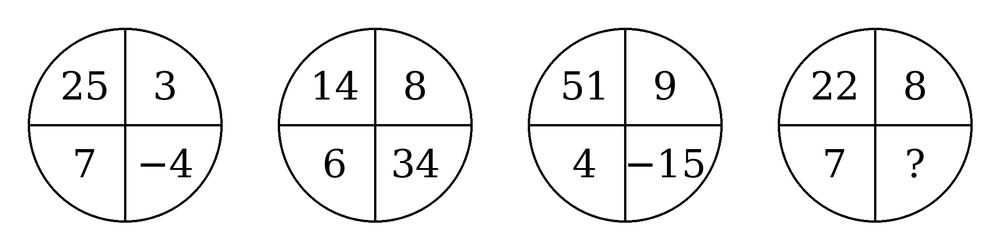
#> input picture 广东行测18套模拟/M03/编辑底稿/quant_data_number_grid.png, 1000 x 250 px, shrunk from 2160 x 540 before the run
$ python grid.py '../../../../../广东行测18套模拟/M03/编辑底稿/quant_data_number_grid.png'
#> lines starting #> are read from the running program, lines starting #| are printed output that depends on the picture; after the words box and inside, x2 and y2 are one past the last pixel; in counts of white or black regions, pixels touching at a corner belong together
import sys
from PIL import Image
import numpy as np
im=np.array(Image.open(sys.argv[1]).convert('L')).astype(float)
H,W=im.shape
#> H = 250; W = 1000
dark=im<128
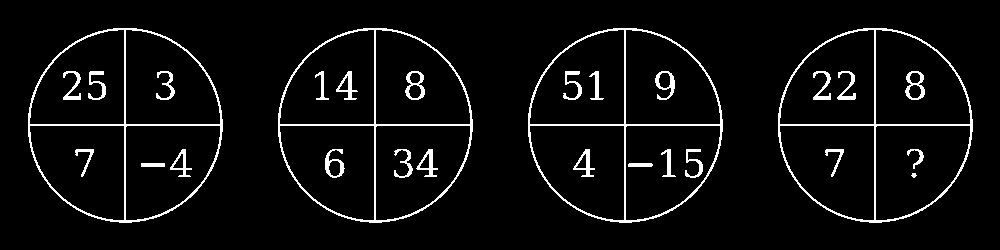
#> dark: shape (250, 1000) bool; 5.2% white in thin lines or dots, all inside (x1, y1, x2, y2) = (28, 28, 973, 223)
# find panel borders: columns/rows that are mostly dark lines
colsum=dark.sum(0); rowsum=dark.sum(1)
#> after `colsum = dark.sum(0)`: colsum = 1000 values, max 195 at index 124, min 0 at index 0, mean 12.88
#> after `rowsum = dark.sum(1)`: rowsum = 250 values, max 780 at index 124, min 0 at index 0, mean 51.52
def runs(mask):
    out=[];s=None
    for i,v in enumerate(mask):
        if v and s is None: s=i
        if not v and s is not None: out.append((s,i)); s=None
    if s is not None: out.append((s,len(mask)))
    return out
print('W,H',W,H)
#| W,H 1000 250
# vertical lines: columns where dark count > 0.3*panel height in a band; do per row band
for band in [(0,int(H*0.5)),(int(H*0.5),H)]:
    sub=dark[band[0]:band[1]]
    cs=sub.sum(0); vl=[ (a+b)//2 for a,b in runs(cs>0.6*(band[1]-band[0])*0.8)]
    rs=sub.sum(1); hl=[ (a+b)//2+band[0] for a,b in runs(rs>0.3*W)]
    print('band',band,'vlines',vl,'hlines',hl)
#> this loop made 2 passes
#> (vl, hl) on passes 1 to 2: ([125, 375, 625, 875], [124]), ([125, 375, 625, 875], [125])
#| band (0, 125) vlines [125, 375, 625, 875] hlines [124]
#| band (125, 250) vlines [125, 375, 625, 875] hlines [125]
#> pass 1, `sub=dark[band[0]:band[1]]`:
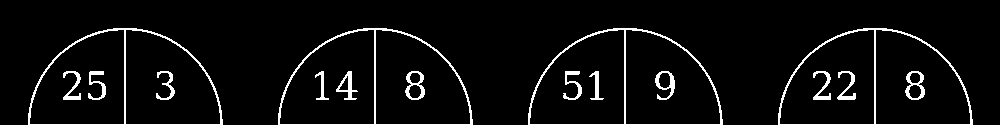
#> sub: shape (125, 1000) bool; 5.3% white in thin lines or dots, all inside (x1, y1, x2, y2) = (28, 28, 973, 125)
#> pass 2, `sub=dark[band[0]:band[1]]`:
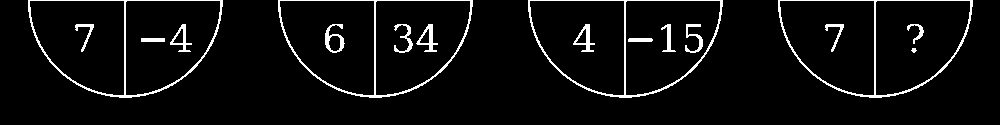
#> sub: shape (125, 1000) bool; 5% white in thin lines or dots, all inside (x1, y1, x2, y2) = (28, 0, 973, 98)
